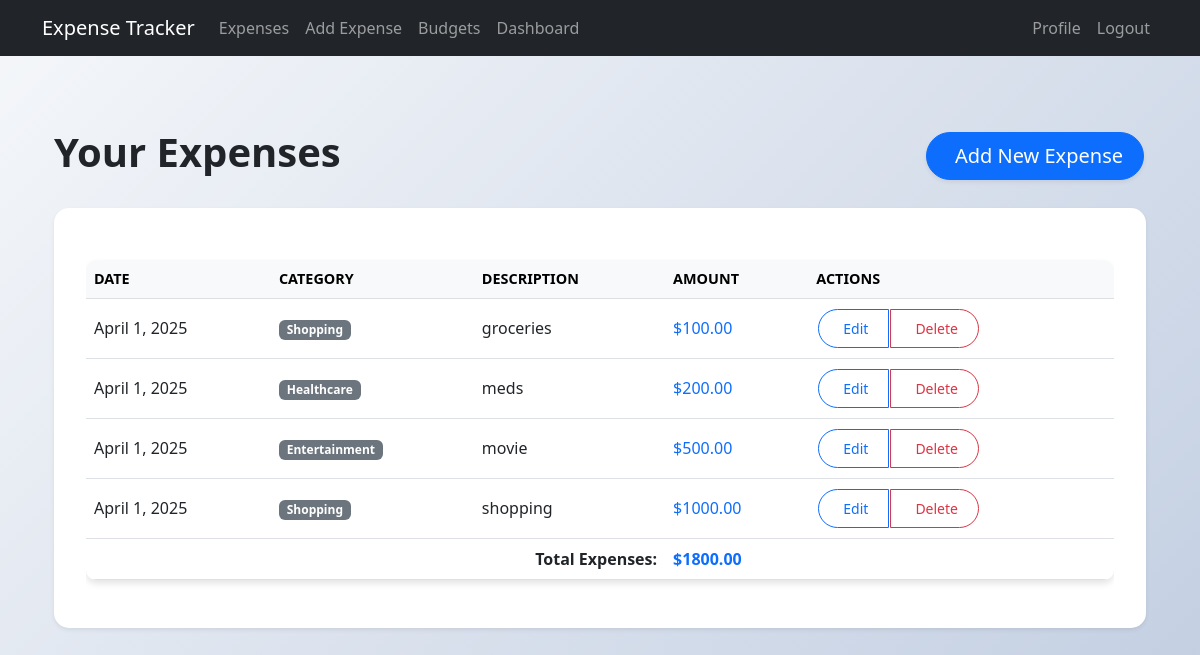
/ (signed in), run on an earlier commit of the app's database.
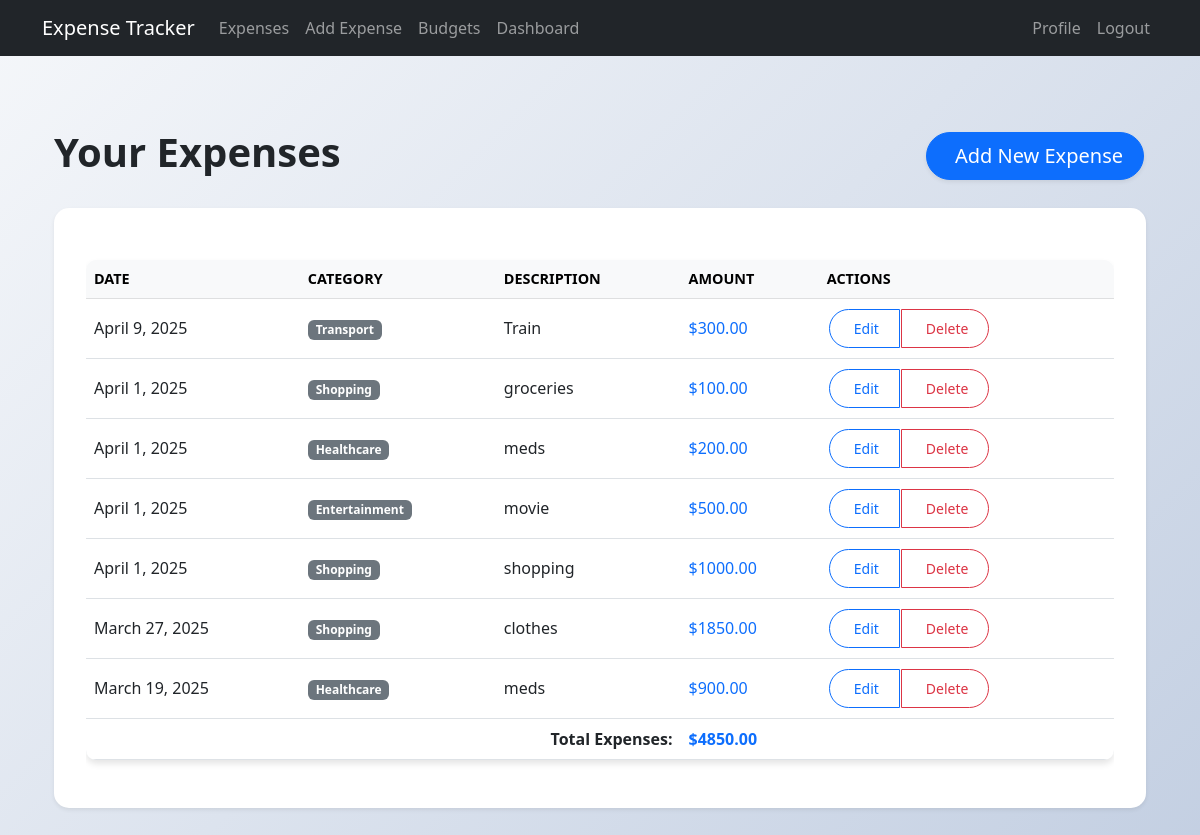
And on a later commit of the database.
### expense/models.py (models this page shows, shortened)
class Expense(models.Model):
  user = models.ForeignKey(User, on_delete=models.CASCADE)
  amount = models.DecimalField(max_digits=10, decimal_places=2)
  date = models.DateField()
  description = models.CharField(max_length=255)
  category = models.ForeignKey(Category, on_delete=models.CASCADE)
  created_at = models.DateTimeField(auto_now_add=True)

class Category(models.Model):
  name = models.CharField(max_length=100)
  class Meta:
    verbose_name_plural = 'Categories'

### expense/views.py (the view)
# urls.py: path('', views.expense_list, name='expense_list'),
@login_required
def expense_list(request):
  expenses = Expense.objects.filter(user=request.user).order_by('-date')
  total_expenses = expenses.aggregate(Sum('amount'))['amount__sum'] or 0
  categories = Category.objects.all()
  return render(request, 'expenses/expense_list.html',{'expenses':expenses, 'category':categories, 'total_expenses':total_expenses})

### expense/templates/expenses/expense_list.html (shortened to what this page needs)
{% extends 'expenses/base.html' %}
{% block content %}
  <div class="container py-5">
    <div class="d-flex justify-content-between align-items-center mb-4">
      <h2 class="display-6 fw-bold">Your Expenses</h2>
      <a href="{% url 'add_expense' %}" class="btn btn-primary btn-lg shadow-sm">
        Add New Expense
      </a>
    </div>
    <div class="card shadow-sm">
      <div class="card-body">
        {% if expenses %}
        <div class="table-responsive">
          <table class="table table-hover">
            <thead class="table-light">
              <tr>
                <th>Date</th>
                <th>Category</th>
                <th>Description</th>
                <th>Amount</th>
                <th>Actions</th>
              </tr>
            </thead>
            <tbody>
              {% for expense in expenses %}
              <tr>
                <td>{{ expense.date }}</td>
                <td><span class="badge bg-secondary">{{ expense.category.name }}</span></td>
                <td>{{ expense.description }}</td>
                <td class="text-primary">${{ expense.amount }}</td>
                <td>
                  <div class="btn-group">
                    <a href="{% url 'update_expense' expense.id %}" class="btn btn-outline-primary btn-sm">
                      Edit
                    </a>
                    <a href="{% url 'delete_expense' expense.id %}" class="btn btn-outline-danger btn-sm">
                      Delete
                    </a>
                  </div>
                </td>
              </tr>
              {% endfor %}
              <tr class="total-row">
                <td colspan="3" class="text-end">Total Expenses:</td>
                <td class="text-primary">${{ total_expenses|floatformat:2 }}</td>
                <td></td>
              </tr>
            </tbody>
          </table>
        </div>
        {% else %}
        <div class="text-center py-5">
          <p class="lead text-muted">You don't have any expenses yet.</p>
          <a href="{% url 'add_expense' %}" class="btn btn-primary">Add Your First Expense</a>
        </div>
        {% endif %}
      </div>
    </div>
  </div>
{% endblock %}

What changed in the data, as far as the page shows it:
added Expense: date "April 9, 2025", category.name "Transport", description "Train", amount "300.00"
added Expense: date "March 27, 2025", category.name "Shopping", description "clothes", amount "1850.00"
added Expense: date "March 19, 2025", category.name "Healthcare", description "meds", amount "900.00"
Also different on the page:
{{ total_expenses|floatformat:2 }}: "1800.00" → "4850.00"
